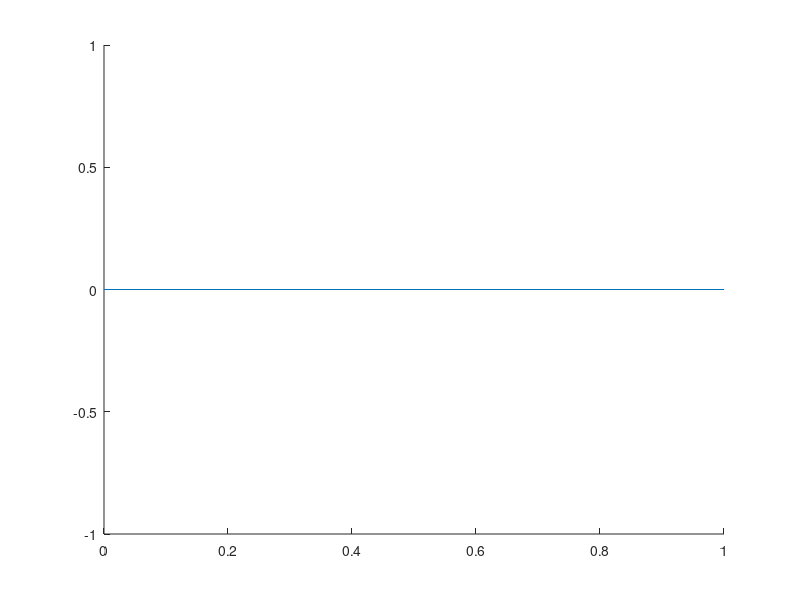

This figure's MATLAB source: (Note: this script raises an error after producing the figure.)
clear,clc,clf
%% Plane generations
plBar=[0,1;0,0];
plBall=0.1*[cos(2*pi*([0:0.01:1,0]));sin(2*pi*([0:0.01:1,0]))];
params.m = 0.1;
params.k = 0.1;
params.l = 1;
%% Drawing Scene
figure(1)
hBar=hgtransform; line(plBar(1,:),plBar(2,:),'parent',hBar)
set(hBar,'matrix',makehgtform('translate',[0,0,0])*makehgtform('zrotate',-pi/2))
hBall=hgtransform('parent',hBar); line(plBall(1,:),plBall(2,:),'parent',hBall)
set(hBall,'matrix',makehgtform('translate',[1,0,0]))
hold on, grid on
axis([-3,3,-0.2,2])
axis equal
%% Degrees of freedom
th = 45*pi/180;
set(hBar,'matrix',makehgtform('zrotate',pi/2+th))
%% Modelo dinamico
figure(1)
h=0.001;
nmax = 10000;
xrk = [-2*180*pi/180;10;];
xr = [];
for n=0:nmax
    trk = n*h;
    F = @(t)(0);
%    xrk = methodRK(@(x)(dynSimplePendulum(x,params)),xrk,h);
    xrk = methodRKandF(@(t,x,f,pars)(dynSimplePendulum(t,x,f,pars)),F,params,trk,xrk,h);
    xr = [xr xrk];
    th = xrk(1);
    set(hBar,'matrix',makehgtform('zrotate',-pi/2+th))
    drawnow
end
%%
figure(2)
subplot(2,1,1),plot(xr(1,:),'g'),grid on, hold on,ylabel('th')
subplot(2,1,2),plot(xr(2,:),'g'),grid on, hold on,ylabel('w')
%% diagrama de vectores de campo
k = params.k;
m = params.m;
l = params.l;

g = 9.81; tau = 0;

% modelo dinamico
[x1,x2] = meshgrid(-2*pi:0.5:2*pi,-4*pi:0.5:4*pi);
x1p = x2;
x2p = -g*sin(x1)/l-k/m*x2+tau/(m*l^2);

figure(5)
quiver(x1,x2,x1p,x2p),grid on, hold on
%%
figure(5)
plot(xr(1,:),xr(2,:),'r')
